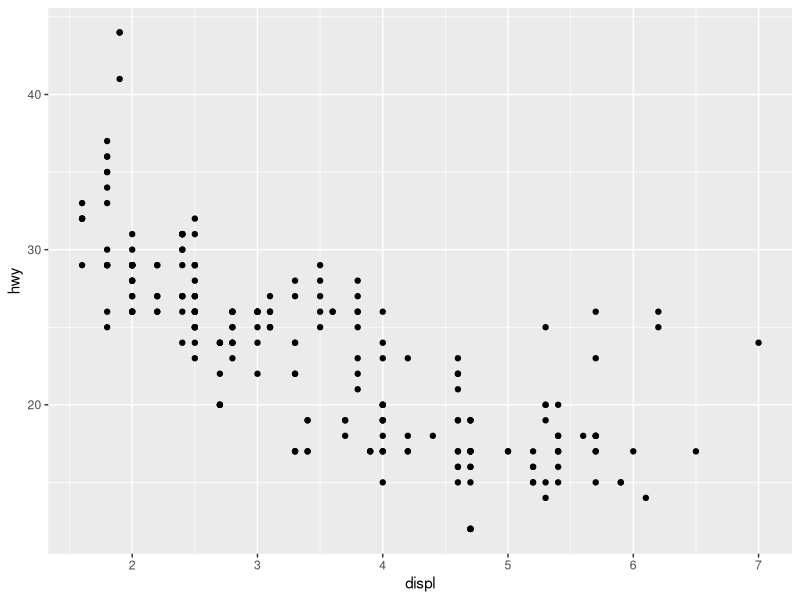
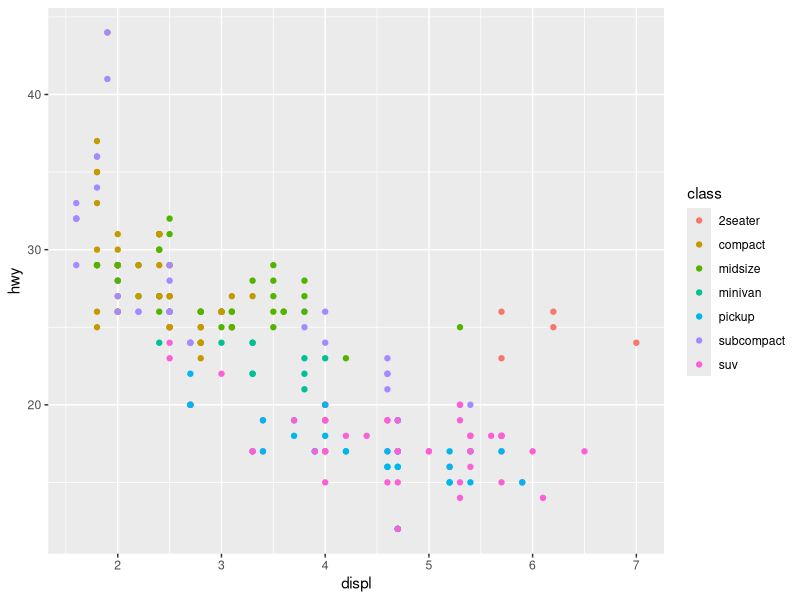
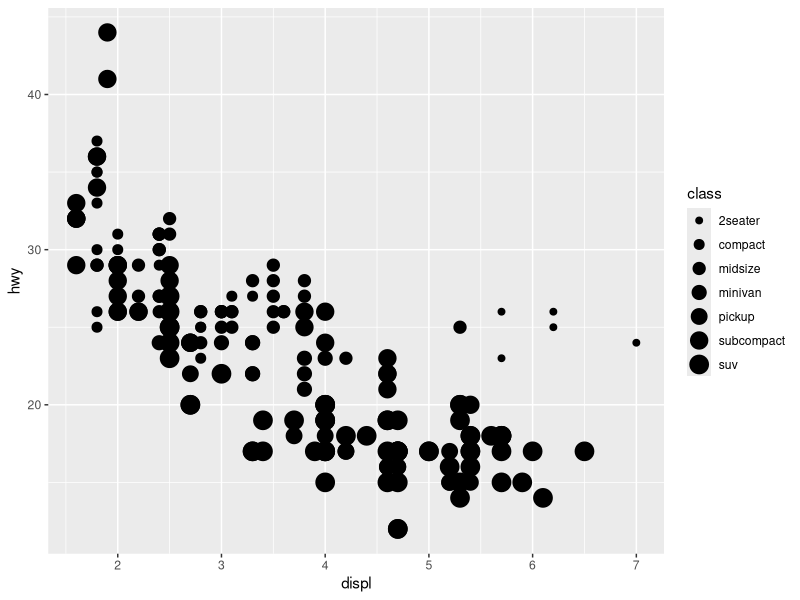
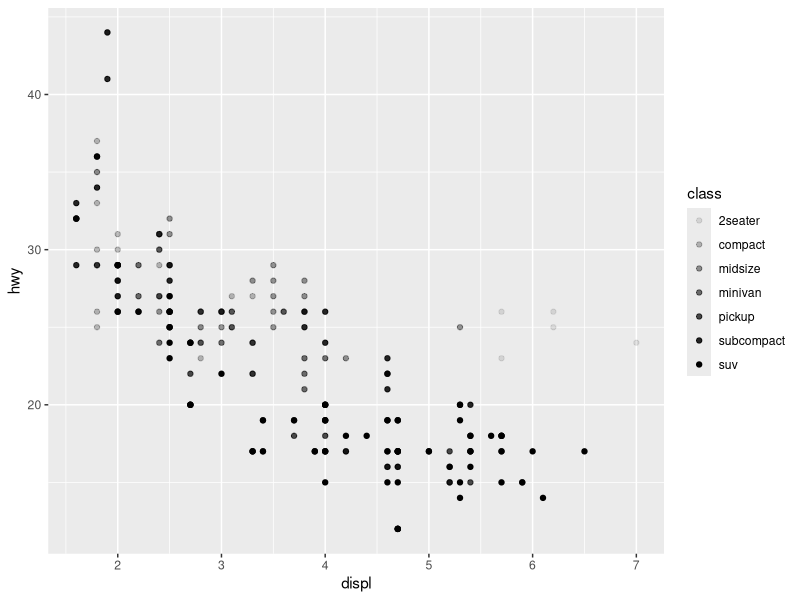
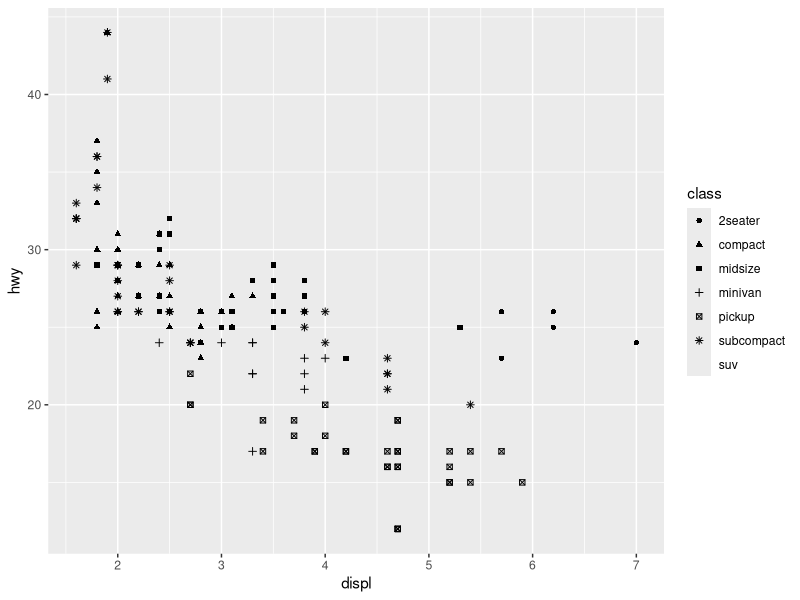
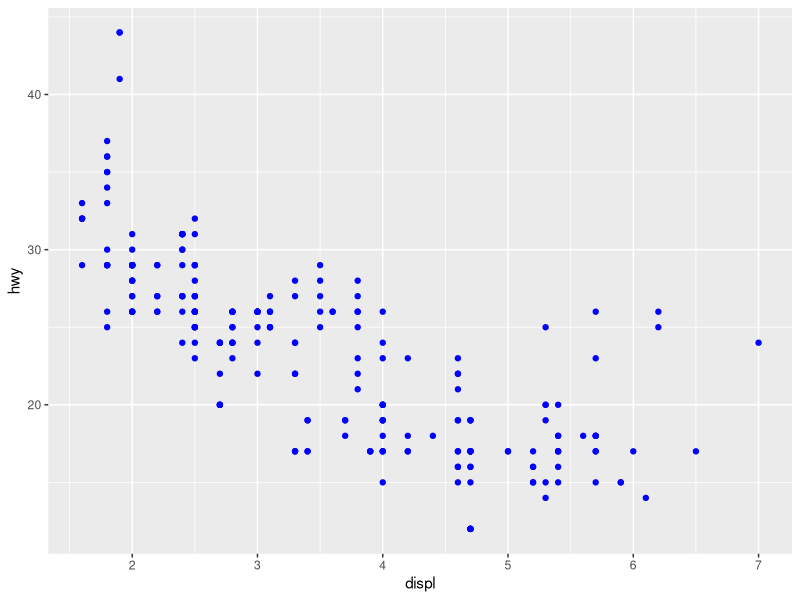
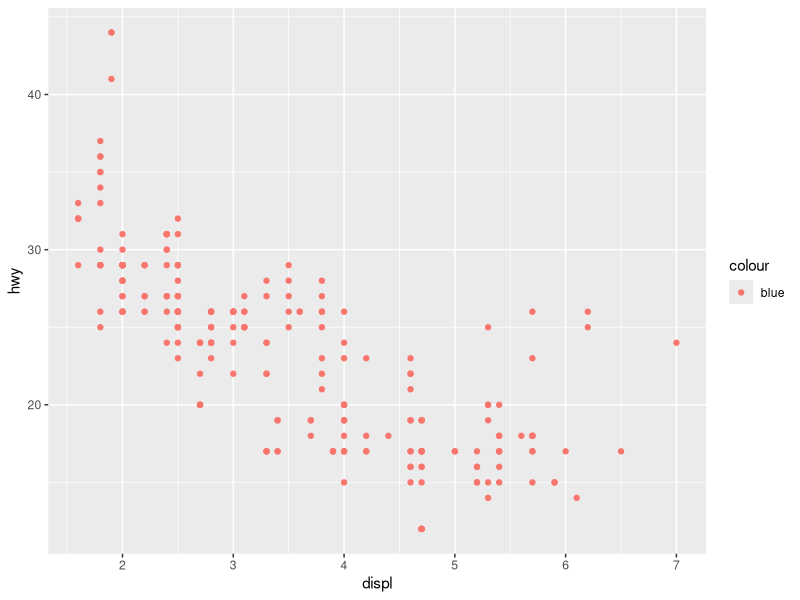
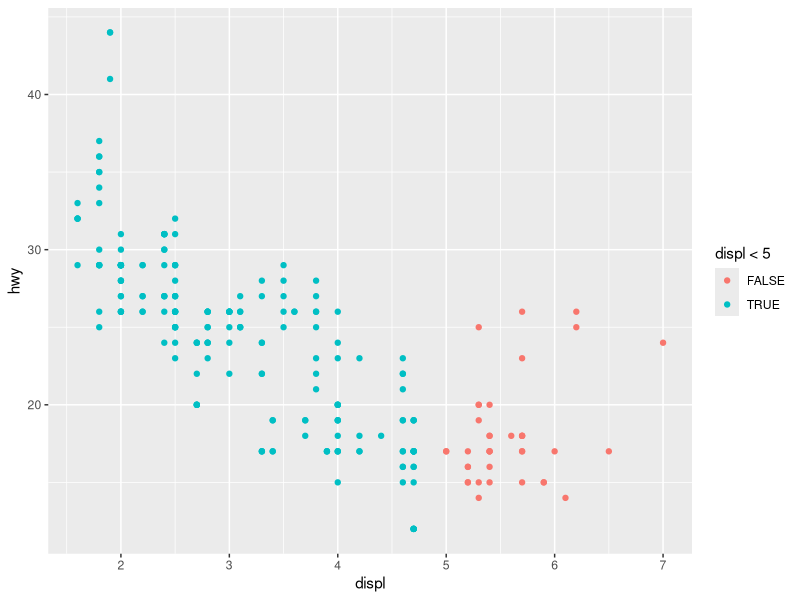

The R source for these figures, in order:
# R for Data Science
## [ch.03 Data visualisation](https://r4ds.had.co.nz/data-visualisation.html)
library(tidyverse)
glimpse(mpg)


#ggplot(data = <DATA>) + 
#  <GEOM_FUNCTION>(mapping = aes(<MAPPINGS>))
ggplot(data = mpg) + 
  geom_point(mapping = aes(x = displ, y = hwy))

ggplot(data = mpg) + 
  geom_point(mapping = aes(x = displ, y = hwy, color = class))

ggplot(data = mpg) + 
  geom_point(mapping = aes(x = displ, y = hwy, size = class))
#> Warning: Using size for a discrete variable is not advised.

# Left
ggplot(data = mpg) +
  geom_point(mapping = aes(x = displ, y = hwy, alpha = class))
# Right
ggplot(data = mpg) + 
  geom_point(mapping = aes(x = displ, y = hwy, shape = class))

ggplot(data = mpg) + 
  geom_point(mapping = aes(x = displ, y = hwy), color = "blue")

ggplot(data = mpg) + 
  geom_point(mapping = aes(x = displ, y = hwy, color = "blue"))
## 위의 color 요소를 `aes`에 추가한 문제를 해결(논리범위 지정)
ggplot(data = mpg) + 
  geom_point(mapping = aes(x = displ, y = hwy, color = displ < 5))

ggplot(data = mpg) + 
  geom_point(mapping = aes(x = displ, y = hwy)) + 
  facet_wrap(~ class, nrow = 2)

ggplot(data = mpg) + 
  geom_point(mapping = aes(x = displ, y = hwy)) + 
  facet_grid(drv ~ cyl)

ggplot(data = mpg) + 
  geom_point(mapping = aes(x = drv, y = cyl))

ggplot(data = mpg) + 
  geom_point(mapping = aes(x = displ, y = hwy)) +
  facet_grid(drv ~ .)

ggplot(data = mpg) + 
  geom_point(mapping = aes(x = displ, y = hwy)) +
  facet_grid(. ~ cyl)

ggplot(data = mpg) + 
  geom_point(mapping = aes(x = displ, y = hwy)) + 
  facet_wrap(~ class, nrow = 2)

# left
ggplot(data = mpg) + 
  geom_point(mapping = aes(x = displ, y = hwy))
# right
ggplot(data = mpg) + 
  geom_smooth(mapping = aes(x = displ, y = hwy))

ggplot(data = mpg) + 
  geom_smooth(mapping = aes(x = displ, y = hwy, linetype = drv))

ggplot(data = mpg) +
  geom_smooth(mapping = aes(x = displ, y = hwy))

ggplot(data = mpg) +
  geom_smooth(mapping = aes(x = displ, y = hwy, group = drv))

ggplot(data = mpg) +
  geom_smooth(
    mapping = aes(x = displ, y = hwy, color = drv),
    show.legend = FALSE
  )

ggplot(data = mpg) + 
  geom_point(mapping = aes(x = displ, y = hwy)) +
  geom_smooth(mapping = aes(x = displ, y = hwy))

ggplot(data = mpg, mapping = aes(x = displ, y = hwy)) + 
  geom_point(mapping = aes(color = class)) + 
  geom_smooth()

ggplot(data = mpg, mapping = aes(x = displ, y = hwy)) + 
  geom_point(mapping = aes(color = class)) + 
  geom_smooth(data = filter(mpg, class == "subcompact"), se = FALSE)

ggplot(data = mpg, mapping = aes(x = displ, y = hwy, color = drv)) + 
  geom_point() + 
  geom_smooth(se = FALSE)

ggplot(data = mpg, mapping = aes(x = displ, y = hwy)) + 
  geom_point() + 
  geom_smooth()
## 위와 같은 plot함수, 단 각 plot의 세부 옵션 조정 가능
ggplot() + 
  geom_point(data = mpg, mapping = aes(x = displ, y = hwy, color = drv)) + 
  geom_smooth(data = mpg, mapping = aes(x = displ, y = hwy, linetype = drv, color = drv), se = FALSE)

ggplot(data = diamonds) + 
  geom_bar(mapping = aes(x = cut))
ggplot(data = diamonds) + 
  stat_count(mapping = aes(x = cut))

demo <- tribble(
  ~cut,         ~freq,
  "Fair",       1610,
  "Good",       4906,
  "Very Good",  12082,
  "Premium",    13791,
  "Ideal",      21551
)
ggplot(data = demo) +
  geom_bar(mapping = aes(x = cut, y = freq), stat = "identity")

ggplot(data = diamonds) + 
  geom_bar(mapping = aes(x = cut, y = stat(prop), group = 1))

ggplot(data = diamonds) + 
  stat_summary(
    mapping = aes(x = cut, y = depth),
    fun.min = min,
    fun.max = max,
    fun = median
  )

ggplot(data = diamonds) + 
  geom_bar(mapping = aes(x = cut, y = after_stat(prop)))
ggplot(data = diamonds) + 
  geom_bar(mapping = aes(x = cut, fill = color, y = after_stat(prop)))

ggplot(data = diamonds) + 
  geom_bar(mapping = aes(x = cut, colour = cut))
ggplot(data = diamonds) + 
  geom_bar(mapping = aes(x = cut, fill = cut))
ggplot(data = diamonds) + 
  geom_bar(mapping = aes(x = cut, fill = clarity))

ggplot(data = diamonds, mapping = aes(x = cut, fill = clarity)) + 
  geom_bar(alpha = 2/5, position = "identity")
ggplot(data = diamonds, mapping = aes(x = cut, colour = clarity)) + 
  geom_bar(fill = NA, position = "identity")

ggplot(data = diamonds) + 
  geom_bar(mapping = aes(x = cut, fill = clarity), position = "fill")

ggplot(data = diamonds) + 
  geom_bar(mapping = aes(x = cut, fill = clarity), position = "dodge")




